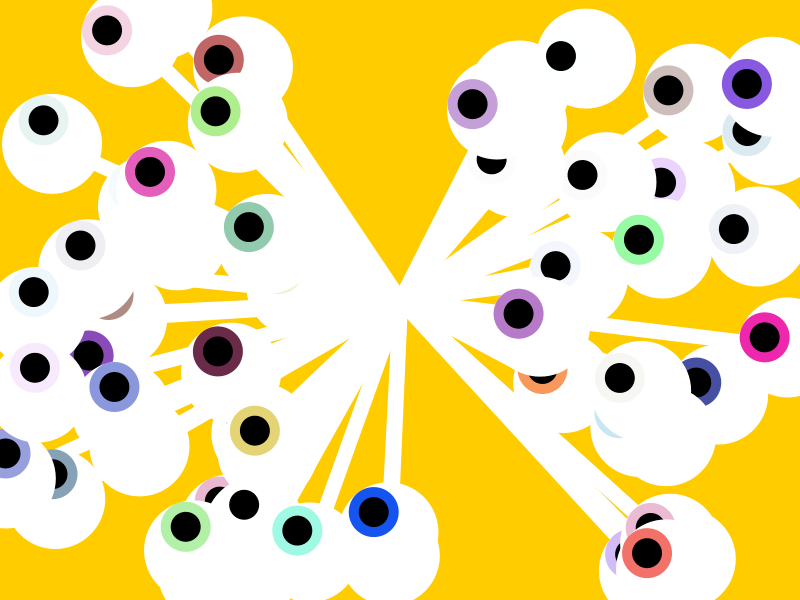
Frame 1 (no input)
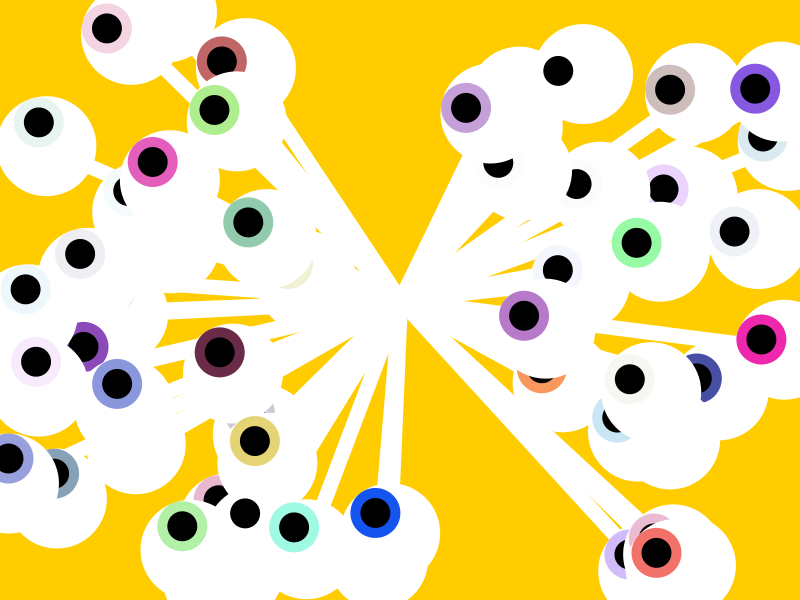
Frame 60 (the mouse pressed at the canvas centre just before this capture)
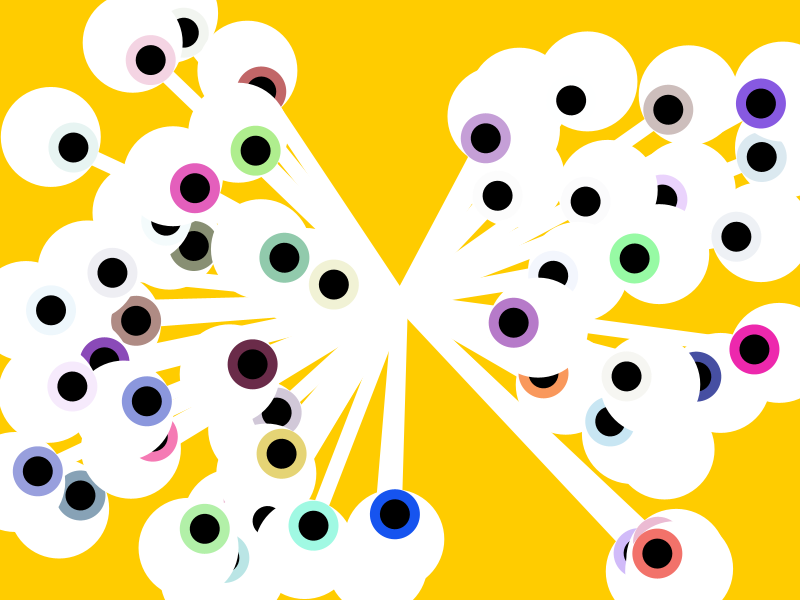
Frame 120 (the mouse held since frame 60 and released just before this capture)

The Processing sketch that drew these frames (run headless with seeded random() and noise(); from frame 60 on, the mouse is pressed at the canvas centre):

// Processing sketch: processing_4938
// ── processing_4938.pde

Eye[] eyeballs = new Eye[55];

void setup() {
  size (800, 600);
    
  smooth();
  imageMode(CENTER);
  
  for (int i = 0; i < eyeballs.length; i++) {
    color eyeColor = color(random(0,255),random(0,255),random(0,255),random(0,255));
    eyeballs[i] = new Eye(random(0,width), random(0,height), eyeColor);
  }
}

void draw() {
  
  background(255, 204, 0);
  
  for (int i = 0; i < eyeballs.length; i++) {
    eyeballs[i].drawstalk();
  }

  for (int i = 0; i < eyeballs.length; i++) {
    eyeballs[i].draweyeball();
  }
}

class Eye{
  float x;
  float y;
  color eye_color;
  
  Eye(float init_x, float init_y, color init_color) {
    x = init_x;
    y = init_y;
    eye_color = init_color;
  }
  
  void drawstalk(){
    //draw stalk
    stroke(255);
    strokeWeight(15);
    line(width/2, height/2, x, y);
  }
  
  void draweyeball(){
    //shaking
    x = x + random(-1,1);
    y = y + random(-1,1);
    
    //draw eyeball
    pushMatrix();
   
    translate(x,y);
    
    //draw white
    noStroke();
    fill(255);
    ellipse(0, 0, 100, 100);
    
    float angle = atan2(mouseY-y, mouseX-x);
    
    //draw iris
    rotate(angle);
    translate(25,0);
    fill(eye_color);
    ellipse(0, 0, 50, 50);
    
    //draw pupil
    fill(0);
    ellipse(0, 0, 30, 30);
    
    popMatrix();
  }
}
